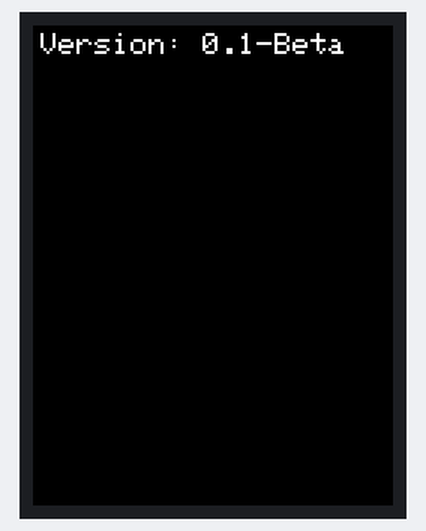
Recording of a sketch running on a simulated Arduino Uno, built with avr-gcc and run on an emulated ATmega328P. On the bench: 240×320 colour display. Random numbers use the default seed unless the sketch sets one; what the sketch prints to the serial monitor is not drawn.

Above: at 0.3 s.
At 3.7 s:
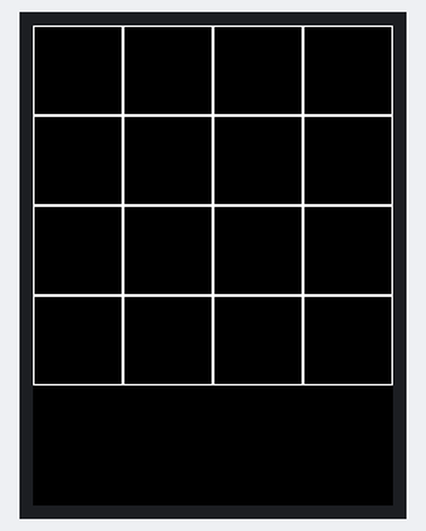
At 6.03 s:
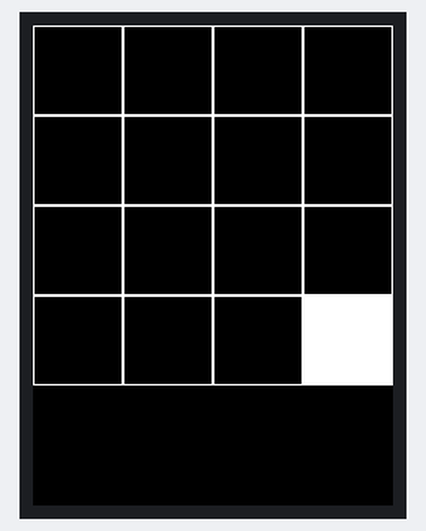
At 14.59 s:
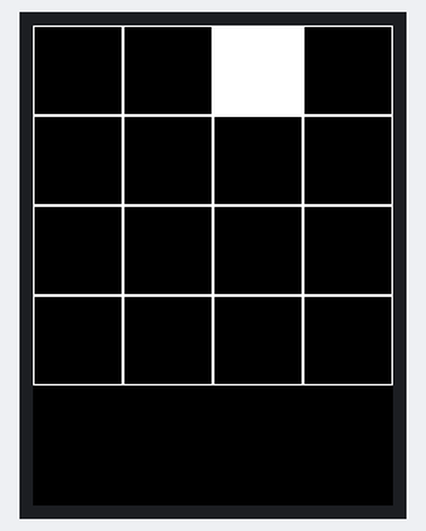
At 23.04 s:
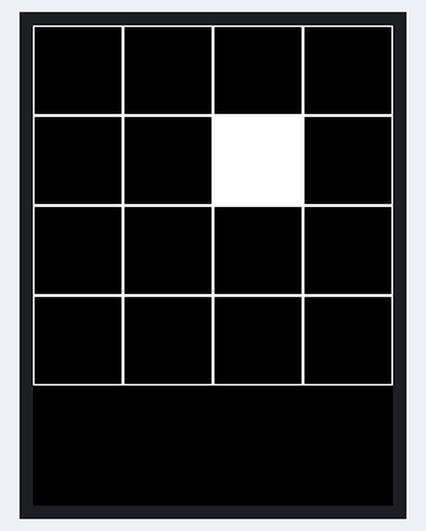
At 39.93 s:
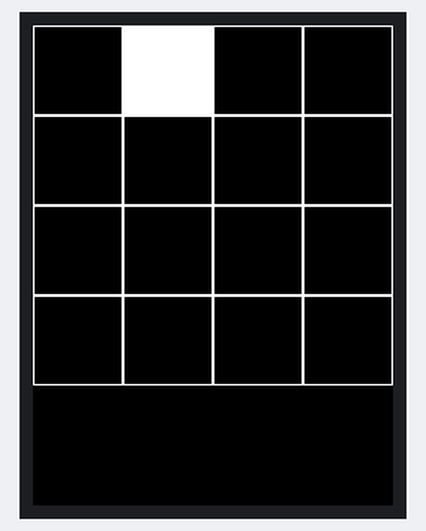

The sketch:

arduino_q_machine_learning.ino
```cpp
//##################################################################
//###                  Arduino Q-Learning                        ###
//###  The play-field is 4x4 fields, the software will search    ###
//###              the best way to the target                    ###
//##################################################################

//#include <Adafruit_GFX.h>    // Core graphics library
#include <Adafruit_TFTLCD.h> // Hardware-specific library
// The control pins for the LCD can be assigned to any digital or
// analog pins...but we'll use the analog pins as this allows us to
// double up the pins with the touch screen (see the TFT paint example).
#define LCD_CS A3 // Chip Select goes to Analog 3
#define LCD_CD A2 // Command/Data goes to Analog 2
#define LCD_WR A1 // LCD Write goes to Analog 1
#define LCD_RD A0 // LCD Read goes to Analog 0
#define LCD_RESET A4 // Can alternately just connect to Arduino's reset pin
// When using the BREAKOUT BOARD only, use these 8 data lines to the LCD:
// For the Arduino Uno, Duemilanove, Diecimila, etc.:
//   D0 connects to digital pin 8  (Notice these are
//   D1 connects to digital pin 9   NOT in order!)
//   D2 connects to digital pin 2
//   D3 connects to digital pin 3
//   D4 connects to digital pin 4
//   D5 connects to digital pin 5
//   D6 connects to digital pin 6
//   D7 connects to digital pin 7
// For the Arduino Mega, use digital pins 22 through 29
// (on the 2-row header at the end of the board).
// Assign human-readable names to some common 16-bit color values:
#define BLACK       0x0000
#define BLUE        0x001F
#define RED         0xF800
#define GREEN       0x07E0
#define CYAN        0x07FF
#define MAGENTA     0xF81F
#define YELLOW      0xFFE0
#define WHITE       0xFFFF
#define ORANGE      0xFBE0
#define GRAY        0x7BEF
#define NAVY        0x000F
#define DARKGREEN   0x03E0
#define DARKCYAN    0x03EF
#define MAROON      0x7800
#define PURPLE      0x780F
#define OLIVE       0x7BE0
#define LIGHTGRAY   0xC618
#define DARKGRAY    0x7BEF
#define GREENYELLOW 0xAFE5

Adafruit_TFTLCD tft(LCD_CS, LCD_CD, LCD_WR, LCD_RD, LCD_RESET);
// If using the shield, all control and data lines are fixed, and
// a simpler declaration can optionally be used:
// Adafruit_TFTLCD tft;

//Display Size:
int x_size = 240;
int y_size = 320;
int rotation = 0;
int size_fields = 60;//tft pixel
int delay_ms = 100;
//-------------------------------------------------------------------------------
#define total_fields 16
#define lines_of_fields 4
#define culumns_of_fields 4

int rewards[total_fields][total_fields] = {};//create reward field by algo
int weights [total_fields][total_fields] = {};
//-----------------------------------------
int start_field = 0; // the start position
int target_field = 14; // target position
int current_field = start_field;
int last_field = 0; // only for display update
int action;
int random_number;
int maximum_weight;
int n = 0;
int next_field;

//Version:
String sw_version = "Version: 0.1-Beta";
//#############################################################################################################
void setup() {

  tft.reset();
  tft.begin(0x9341);
  tft.setRotation(rotation);
  tft.fillScreen(BLACK);
  ScreenText(WHITE, 5, 5, 2 , sw_version);
  delay(2000);
  tft.fillScreen(BLACK);
  Serial.begin(9600);

  // init fields:
  create_reward_fields();
  //show_rewards();
  create_target_field(target_field);
  //show_rewards();
  create_nogo_field(3);
  create_nogo_field(10);
  create_nogo_field(13);
  show_rewards();
  init_weights_by_zero();
  set_field_frames();

  delay(1000);
}
//#############################################################################################################
void loop() {

  Serial.println(F("Start:"));

  while (n < 6) { // try's to find the best way when the target is known

    while (current_field != target_field) { // search for target field by random action

      set_field_information(current_field, 1);

      while (rewards[current_field][random_number] < 0) { // search for neighbor to jump by random
        random_number = random(0, (total_fields)); //  random(min, max)
      }

      action = random_number;
      maximum_weight = weights[action][0];

      for (int i = 1; i < total_fields; i++) {
        if (weights[action][i] > maximum_weight) {
          maximum_weight = weights[action][i];
        }
      }

      weights[current_field][action] = rewards[current_field][action] + 0.8 * maximum_weight;
      current_field = action;
      delay(delay_ms);
    }

    set_field_information(target_field, 1);
    delay(delay_ms);
    n++;
    current_field = 0;

  }
  //--------------------------------------------

  set_way_information();//best way

  Serial.println(F("End"));
  show_weights();

  for (;;) {
    // endless loop
  }
}
//#############################################################################################################
void create_reward_fields() {

  for ( int y = 0; y < total_fields; y++) {
    for ( int x = 0; x < total_fields; x++) {
      rewards[y][x] = -1; //default value

      if (x == y + culumns_of_fields || x == y - culumns_of_fields) rewards[y][x] = 0; // 4 columns neighbor

      if (x == y + 1) { // direct neighbor ?
        int neighbor_1 = x % culumns_of_fields; //modulo
        int neighbor_2 = y % culumns_of_fields;
        if (abs(neighbor_1 - neighbor_2) == 1)  rewards[y][x] = 0; // both values in the same column
      }

      if (x == y - 1) { // direct neighbor ?
        int neighbor_1 = x % culumns_of_fields; //modulo
        int neighbor_2 = y % culumns_of_fields;
        if (abs(neighbor_1 - neighbor_2) == 1)  rewards[y][x] = 0; // both values in the same column
      }
    }
  }
}
//--------------------------------------------------------------------------------------------------------------
void create_target_field(int target) {

  for ( int y = 0; y < total_fields; y++) {
    if (rewards[y][target] == 0) rewards[y][target] = 100;
  }
}
//--------------------------------------------------------------------------------------------------------------
void create_nogo_field(int nogo) {

  for ( int y = 0; y < total_fields; y++) {
    rewards[y][nogo] = -1;
  }
}
//--------------------------------------------------------------------------------------------------------------
void init_weights_by_zero() {

  Serial.println(F("Init weights by zero"));
  for ( int y = 0; y < total_fields; y++) {
    for ( int x = 0; x < total_fields; x++) {
      weights[y][x] = 0 ;
      //Serial.println("Weight:" + String(weights[y][x]));
    }
  }
}
//--------------------------------------------------------------------------------------------------------------
void show_weights() {

  Serial.println(F("Show weights:"));
  for ( int y = 0; y < total_fields; y++) {
    Serial.print("{");
    for ( int x = 0; x < total_fields; x++) {
      Serial.print(String(weights[y][x]) + " , ");
    }
    Serial.println("}");
  }
  Serial.println();
}
//--------------------------------------------------------------------------------------------------------------
void show_rewards() {

  Serial.println(F("Show rewards:"));
  for ( int y = 0; y < total_fields; y++) {
    Serial.print("{");
    for ( int x = 0; x < total_fields; x++) {
      Serial.print(String(rewards[y][x]) + " , ");
    }
    Serial.println("}");
  }
  Serial.println();
}
//--------------------------------------------------------------------------------------------------------------
void set_way_information() { //tft display

  int maximal_weight = 0;
  int copy_x = 0;

  set_field_information(start_field, 0);

  for ( int y = 0; y < total_fields; y++) {
    for ( int x = 0; x < total_fields; x++) {

      if (x == 0) {
        maximal_weight = 0;
        copy_x = 0;
      }

      if (weights[y][x] > maximal_weight) {
        maximal_weight = weights[y][x];
        copy_x = x;
      }

      if (x == (total_fields - 1)) {
        //Serial.println("Maximum Weight:" + String(maximal_weight) + "," + String(y) + "," + String(copy_x));
        set_field_information(copy_x, 0);
        y = copy_x - 1;
      }
    }
    if (maximal_weight == 100)break;
  }

  set_field_information(target_field, 0);
}
//--------------------------------------------------------------------------------------------------------------
void set_field_information(int field_number, int clear_old_field) { //display one field  n=0-7  ,tft display

  //Serial.println(F("Update Fields on TFT:"));
  int field_counter = 0;

  if ( clear_old_field == 1)clear_field_information(last_field);

  for ( int y = 0; y < culumns_of_fields; y++) {
    for ( int x = 0; x < lines_of_fields; x++) {
      if (field_counter == field_number) {
        SetFilledRect(WHITE , (x * size_fields), (y * size_fields), size_fields, size_fields);
        if (field_number == target_field)SetFilledRect(RED , (x * size_fields), (y * size_fields), size_fields, size_fields);
        if (field_number == start_field)SetFilledRect(YELLOW , (x * size_fields), (y * size_fields), size_fields, size_fields);
        SetRect(WHITE , (x * size_fields), (y * size_fields), size_fields, size_fields);
      }
      field_counter++;
    }
  }

  last_field = field_number;
}
//--------------------------------------------------------------------------------------------------------------
void clear_field_information(int field_number) { //clear one field  n=0-7 ,tft display

  //Serial.println(F("Clear Fields on TFT:"));
  int field_counter = 0;

  //display_field_frames();

  for ( int y = 0; y < culumns_of_fields; y++) {
    for ( int x = 0; x < lines_of_fields; x++) {
      if (field_counter == field_number) {
        SetFilledRect(BLACK , (x * size_fields), (y * size_fields), size_fields, size_fields);
        SetRect(WHITE , (x * size_fields), (y * size_fields), size_fields, size_fields);
      }
      field_counter++;
    }
  }
}
//--------------------------------------------------------------------------------------------------------------
void set_field_frames() { //tft display

  //Serial.println(F("Create Fields on TFT:"));

  for ( int y = 0; y < culumns_of_fields; y++) {
    for ( int x = 0; x < lines_of_fields; x++) {
      SetRect(WHITE , (x * size_fields), (y * size_fields), size_fields, size_fields);
    }
  }
}
//--------------------------------------------------------------------------------------------------------------
void ScreenText(uint16_t color, int xtpos, int ytpos, int text_size , String text) {
  tft.setCursor(xtpos, ytpos);
  tft.setTextColor(color);
  tft.setTextSize(text_size);
  tft.println(text);
}
//--------------------------------------------------------------------------------------------------------------
void SetLines(uint16_t color , int xl1pos, int yl1pos, int xl2pos, int yl2pos) {
  tft.drawLine(xl1pos, yl1pos, xl2pos, yl2pos, color);
}
//--------------------------------------------------------------------------------------------------------------
void SetPoint(uint16_t color, int xppos, int yppos) {
  tft.drawPixel(xppos, yppos, color);
}
//--------------------------------------------------------------------------------------------------------------
void SetRect(uint16_t color , int xr1pos, int yr1pos, int xr2width, int yr2hight) {
  tft.drawRect(xr1pos, yr1pos, xr2width, yr2hight, color);
}
//--------------------------------------------------------------------------------------------------------------
void SetFilledRect(uint16_t color , int xr1pos, int yr1pos, int xr2width, int yr2hight) {
  tft.fillRect(xr1pos, yr1pos, xr2width, yr2hight, color);
}
//--------------------------------------------------------------------------------------------------------------
void SetCircle(uint16_t color , int xcpos, int ycpos, int radius) {
  tft.drawCircle(xcpos, ycpos, radius, color);
}
//--------------------------------------------------------------------------------------------------------------
void SetFilledCircle(uint16_t color , int xcpos, int ycpos, int radius) {
  tft.fillCircle(xcpos, ycpos, radius, color);
}
```

Measured:
- what the display in image 1 shows lasts 1.0 s, from 3.7 s to 4.7 s
